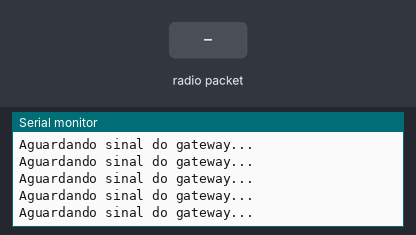
This sketch was run on a simulated Arduino Uno, built with avr-gcc and run on an emulated ATmega328P. Parts: the last lines printed to the serial monitor. Inputs (shaded band) come from the test bench. No radio packets arrive unless stated.

Above: at 1.2 s.
1.3 s: radio packet "broadcast" arrives
At 2.3 s:
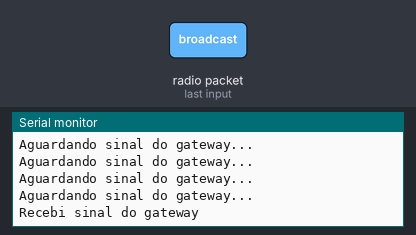
4.3 s: radio packet "1" arrives
At 5.0 s:
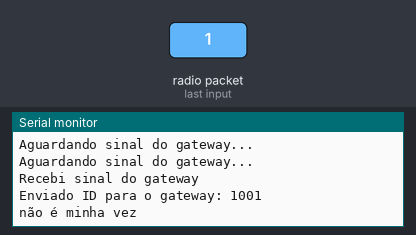

The sketch:

Node.ino
```cpp
#include <Ultrasonic.h>
#include <SPI.h>
#include <LoRa.h>
#include <Sleep_n0m1.h>

// COM6 (DIREITA)

#define PIN_TRIG 3
#define PIN_ECHO 4
#define PULSE_TIMEOUT 5000UL

Sleep sp;
Ultrasonic ultrasonic(PIN_TRIG, PIN_ECHO, PULSE_TIMEOUT);
const int SLEEP_TIME = 30000; // 30 segundos
const String TANQUE_ID = "1001";

// Retorna false quando receber sinal do gateway
bool waitingGatewaySignal() {
  int packetSize = LoRa.parsePacket();
  if (packetSize) {
    String signal = "";
    while (LoRa.available()) {
      signal += (char)LoRa.read();
    }
    if (signal.equals("broadcast")) {
      Serial.println("Recebi sinal do gateway");
      return false;
    }
  }
  return true;
}

// Envia o ID como sinal de que está acordado
void sendSignal() {
  LoRa.beginPacket();
  LoRa.print(TANQUE_ID);
  LoRa.endPacket();
}

// Retorna true quando o gateway confirmar o ID
bool establishConnection() {
  int packetSize = LoRa.parsePacket();
  if (!packetSize) return false; // Nenhum pacote disponível
  String resposta = "";
  while (LoRa.available()) {
    resposta += (char)LoRa.read();
  }
  if (resposta.equals(TANQUE_ID)) {
    Serial.println("Gateway confirmou o ID: " + resposta);
    return true;
  }else {
    Serial.println("não é minha vez");
    delay(10000); // Aguarda 10 segundos antes de tentar novamente
    return false;
  }
}

// Envia a distância medida para o gateway
void sendDistance(long distance) {
  LoRa.beginPacket();
  LoRa.print(String(distance));
  LoRa.endPacket();
  Serial.println("Enviado dado: " + String(distance));
}

void setup() {
  Serial.begin(9600);
  LoRa.begin(915E6);
}

void loop() {
  // Aguarda sinal do gateway
  while (waitingGatewaySignal()) {
    Serial.println("Aguardando sinal do gateway...");
  }
  delay(2000);
  // Aguarda confirmação de conexão pelo gateway
  while(true) {
    sendSignal();
    Serial.println("Enviado ID para o gateway: " + TANQUE_ID);
    // Espera a resposta do gateway
    int timeout = 10000; // Tempo máximo de espera (10 segundos)
    unsigned long start = millis();
    bool ok = false;
    while (millis() - start < timeout) {
      if(establishConnection()){
        ok = true;
        break;
      }
    }
    if(ok) break;
    else Serial.println("Falha, tentando novamente...");
  }
  delay(2000);
  // Realiza a medição
  long distance = ultrasonic.read();

  // Envia a distância medida para o gateway
  sendDistance(distance);

  // Dorme por 30 segundos antes de repetir o ciclo
  Serial.println("Dormindo...");
  sp.pwrDownMode();
  sp.sleepDelay(SLEEP_TIME);
}
```

Measured:
- after the input at 1.3 s, the serial monitor: prints a new line after 0.09 s (image 1)
- after the input at 4.3 s, the serial monitor: prints a new line at once (image 2)
